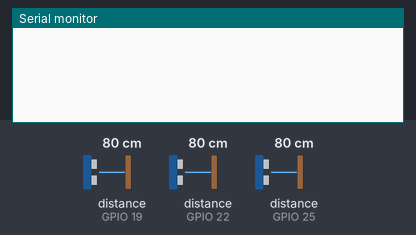
A sketch run on a simulated ESP32. Parts: the last lines printed to the serial monitor. Wiring (inferred from the names in the program): 3 × ultrasonic range finder: trigger GPIO 18, echo GPIO 19 / trigger GPIO 21, echo GPIO 22 / trigger GPIO 23, echo GPIO 25. The inputs (shaded band) are chosen by the test bench; at power-on: distance to the obstacle (sensors on GPIO 19, GPIO 22, GPIO 25) 80 cm. The echo pulse lasts 58.3 µs per cm; WiFi joins after 1.5 s; servers stay silent unless stated.

Above: at 3.0 s.
3.1 s: distance to the obstacle (sensor on GPIO 19) set to 2 cm
At 5.0 s:
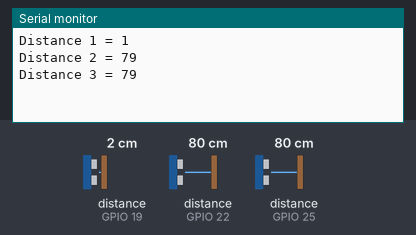
5.3 s: distance to the obstacle (sensor on GPIO 22) set to 2 cm
At 6.6 s:
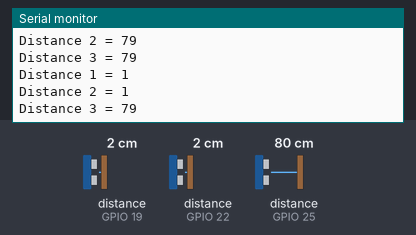
6.8 s: distance to the obstacle (sensor on GPIO 25) set to 2 cm
At 8.2 s:
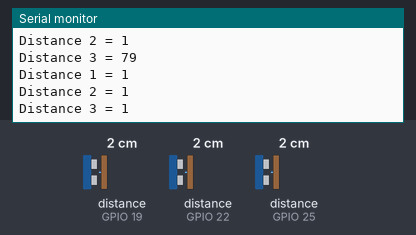
8.3 s: distance to the obstacle (sensor on GPIO 19) set to 4 cm
9.8 s: distance to the obstacle (sensor on GPIO 22) set to 4 cm
At 10.7 s:
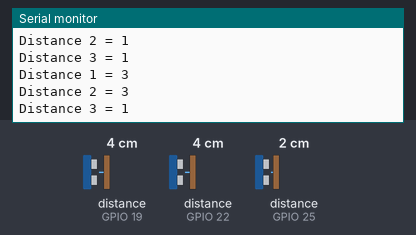
11.3 s: distance to the obstacle (sensor on GPIO 25) set to 4 cm
At 12.3 s:
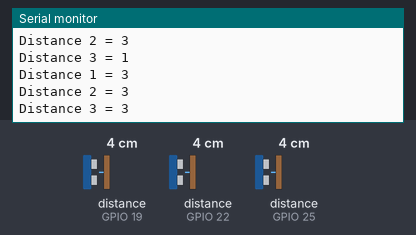
Timing chart, 0 to 13.8 s (numbered marks = the images above; inputs shaded):
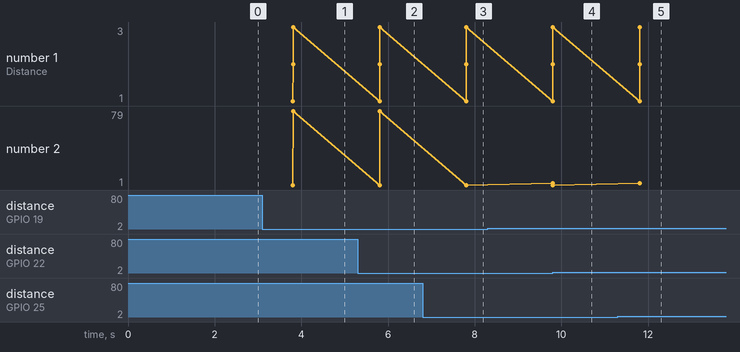

Measured:
- after the input at 3.1 s, the serial monitor: prints a new line after 0.70 s (image 1)
- after the input at 5.3 s, the serial monitor: prints a new line after 0.50 s (image 2)
- after the input at 6.8 s, the serial monitor: prints a new line after 1.0 s (image 3)
- after the input at 9.8 s, the serial monitor: prints a new line at once (image 4)
- after the input at 11.3 s, the serial monitor: prints a new line after 0.51 s (image 5)

The sketch:

generalUltrasonic.ino
```cpp
/* Comment this out to disable prints and save space */
#define BLYNK_PRINT Serial

/* Fill in information from Blynk Device Info here */
#define BLYNK_TEMPLATE_ID "TMPL2o5CUfp9r"
#define BLYNK_TEMPLATE_NAME "liquid level"
#define BLYNK_AUTH_TOKEN "j1STWY_7ucznT7fcjLfvbw2k13jRebLk"

#include <WiFi.h>
#include <WiFiClient.h>
#include <BlynkSimpleEsp32.h>

// Your WiFi credentials.
// Set password to "" for open networks.
char auth[] = BLYNK_AUTH_TOKEN;
char ssid[] = "JVC-t";
char pass[] = "val246810_@";

// Define pins for ultrasonic sensors
#define trigPin1 18
#define echoPin1 19
#define trigPin2 21
#define echoPin2 22
#define trigPin3 23
#define echoPin3 25

// Define virtual pins for Blynk app (change these if needed)
#define BLYNK_FERTILIZER_PIN V0
#define BLYNK_PESTICIDE_PIN V1
#define BLYNK_WATER_PIN V2

long duration1;
int distance1;
long duration2;
int distance2;
long duration3;
int distance3;

BlynkTimer timer;

void setup() {
  // Debug console
  Serial.begin(115200);
  pinMode(trigPin1, OUTPUT);
  pinMode(echoPin1, INPUT);
  pinMode(trigPin2, OUTPUT);
  pinMode(echoPin2, INPUT);
  pinMode(trigPin3, OUTPUT);
  pinMode(echoPin3, INPUT);
  Blynk.begin(auth, ssid, pass);

  // Setup a function to be called every second
  timer.setInterval(2000L, sendSensor);
}

void loop() {
  Blynk.run();
  timer.run();
}
void sendSensor() {
  int finalDistance1 = measureDistance1();
  if (finalDistance1 == 0) { Serial.println("Ultrasonic sensor 1 (one) error!"); }
  int finalDistance2 = measureDistance2();
  if (finalDistance2 == 0) { Serial.println("Ultrasonic sensor 2 (two) error!"); }
  int finalDistance3 = measureDistance3();
  if (finalDistance3 == 0) { Serial.println("Ultrasonic sensor 3 (three) error!"); }

  Blynk.virtualWrite(V0, finalDistance1);
  Blynk.virtualWrite(V1, finalDistance2);
  Blynk.virtualWrite(V2, finalDistance3);
}

int measureDistance1(){
  digitalWrite(trigPin1, LOW);  // Makes trigPin low
  delayMicroseconds(2);     // 2 micro second delay
  digitalWrite(trigPin1, HIGH);  // tigPin high
  delayMicroseconds(10);     // trigPin high for 10 micro seconds
  digitalWrite(trigPin1, LOW);   // trigPin low
  duration1 = pulseIn(echoPin1, HIGH);   //Read echo pin, time in microseconds
  distance1 = duration1 * 0.034 / 2;  //Calculating actual/real distance
  Serial.print("Distance 1 = ");  //Output distance on arduino serial monitor
  Serial.println(distance1);
  return distance1;
}

int measureDistance2(){
  digitalWrite(trigPin2, LOW);  // Makes trigPin low
  delayMicroseconds(2);     // 2 micro second delay
  digitalWrite(trigPin2, HIGH);  // tigPin high
  delayMicroseconds(10);     // trigPin high for 10 micro seconds
  digitalWrite(trigPin2, LOW);   // trigPin low
  duration2 = pulseIn(echoPin2, HIGH);   //Read echo pin, time in microseconds
  distance2 = duration2 * 0.034 / 2;  //Calculating actual/real distance
  Serial.print("Distance 2 = ");  //Output distance on arduino serial monitor
  Serial.println(distance2);
  return distance2;
}

int measureDistance3(){
  digitalWrite(trigPin3, LOW);  // Makes trigPin low
  delayMicroseconds(2);     // 2 micro second delay
  digitalWrite(trigPin3, HIGH);  // tigPin high
  delayMicroseconds(10);     // trigPin high for 10 micro seconds
  digitalWrite(trigPin3, LOW);   // trigPin low
  duration3 = pulseIn(echoPin3, HIGH);   //Read echo pin, time in microseconds
  distance3 = duration3 * 0.034 / 2;  //Calculating actual/real distance
  Serial.print("Distance 3 = ");  //Output distance on arduino serial monitor
  Serial.println(distance3);
  return distance3;
}
```
